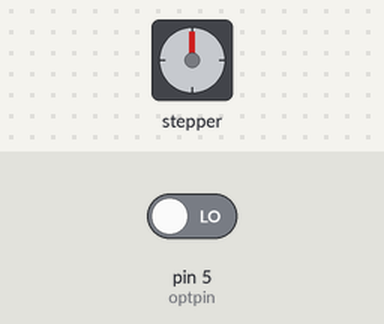
The sketch below on a simulated Arduino Uno, built with avr-gcc and run on an emulated ATmega328P. On the bench: stepper motor. Wiring (inferred from the names in the program): stepper motor driver (200 steps per turn assumed): step pin 3; direction pin 4. Inputs (shaded band) come from the test bench; at power-on: pin 5 (optpin) LOW. What the sketch prints to the serial monitor is not drawn.

Above: at 0.15 s.
At 9.85 s:
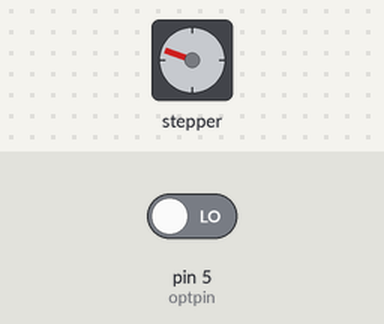
At 19.85 s:
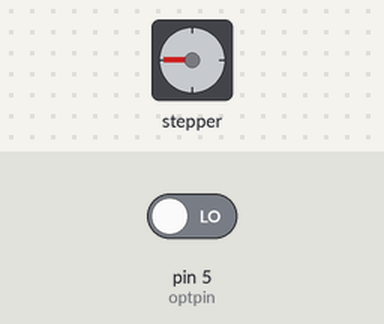
At 39.55 s:
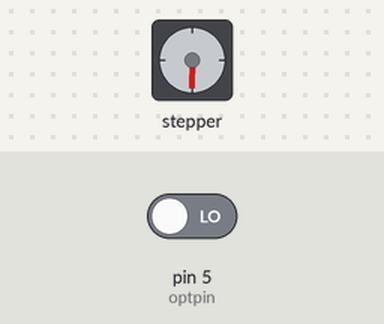
Timing chart, 0 to 40.0 s (numbered marks = the images above):
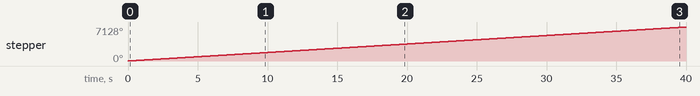

Measured:
- by itself, stepper: keeps turning clockwise at about 178°/s

The sketch:

eugenio_teste.ino
```cpp
const int stepPin = 3;
const int dirPin = 4;
const int optpin = 5;
unsigned long dt = 5; //1/16
int lim = 1000;
void setup() {
  // Sets the two pins as Outputs
  pinMode(stepPin,OUTPUT);
  pinMode(dirPin,OUTPUT);
  pinMode(optpin,INPUT);
  Serial.begin(9600);

}
void loop() {
  digitalWrite(dirPin,HIGH);
  int isNotZero = 0;
  while(!isNotZero){
    digitalWrite(stepPin,HIGH);
    delay(dt);
    digitalWrite(stepPin,LOW);
    delay(dt);
    isNotZero = digitalRead(optpin);   //set pin 8 HIGH, turning on LED
    Serial.println(isNotZero);
  }
  while(true){
  }
}
```
